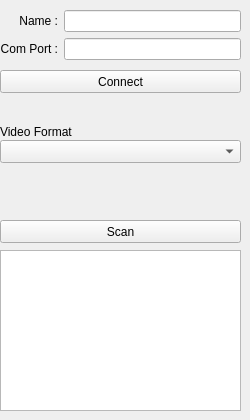
      <widget class="QWidget" name="tab_LocalCamera">
       <attribute name="title">
        <string>Local Camera</string>
       </attribute>
       <widget class="QWidget" name="gridLayoutWidget">
        <property name="geometry">
         <rect>
          <x>0</x>
          <y>10</y>
          <width>241</width>
          <height>52</height>
         </rect>
        </property>
        <layout class="QGridLayout" name="gridLayout">
         <item row="0" column="0">
          <widget class="QLabel" name="label">
           <property name="text">
            <string>Name :</string>
           </property>
           <property name="alignment">
            <set>Qt::AlignRight|Qt::AlignTrailing|Qt::AlignVCenter</set>
           </property>
          </widget>
         </item>
         <item row="1" column="0">
          <widget class="QLabel" name="label_2">
           <property name="text">
            <string>Com Port :</string>
           </property>
           <property name="alignment">
            <set>Qt::AlignRight|Qt::AlignTrailing|Qt::AlignVCenter</set>
           </property>
          </widget>
         </item>
         <item row="0" column="1">
          <widget class="QLineEdit" name="lineEdit_LocalCameraName"/>
         </item>
         <item row="1" column="1">
          <widget class="QLineEdit" name="lineEdit_LocalCameraPort"/>
         </item>
        </layout>
       </widget>
       <widget class="QPushButton" name="pushButton_LocalCameraConnect">
        <property name="geometry">
         <rect>
          <x>0</x>
          <y>70</y>
          <width>241</width>
          <height>23</height>
         </rect>
        </property>
        <property name="text">
         <string>Connect</string>
        </property>
       </widget>
       <widget class="QPushButton" name="pushButton_LocalCameraScan">
        <property name="geometry">
         <rect>
          <x>0</x>
          <y>220</y>
          <width>241</width>
          <height>23</height>
         </rect>
        </property>
        <property name="text">
         <string>Scan</string>
        </property>
       </widget>
       <widget class="QListWidget" name="listWidget_LocalCameraList">
        <property name="geometry">
         <rect>
          <x>0</x>
          <y>250</y>
          <width>241</width>
          <height>161</height>
         </rect>
        </property>
       </widget>
       <widget class="QLabel" name="label_29">
        <property name="geometry">
         <rect>
          <x>0</x>
          <y>124</y>
          <width>241</width>
          <height>16</height>
         </rect>
        </property>
        <property name="text">
         <string>Video Format</string>
        </property>
       </widget>
       <widget class="QComboBox" name="comboBox_LocalCameraVideoFormat">
        <property name="geometry">
         <rect>
          <x>0</x>
          <y>140</y>
          <width>241</width>
          <height>23</height>
         </rect>
        </property>
       </widget>
      </widget>
